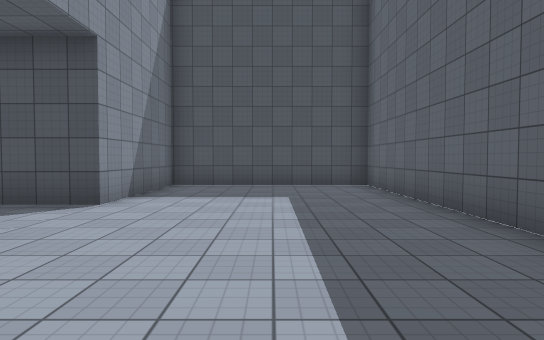
View 1 (above)

20 first-person views from a walk through a scene from a Unity 3-D project. The camera is 1.4 m above the floor, tilts 2° down and sees 75° across. The floor is counted in squares, 2 m on a side. Each view is taken from the middle of a square. On the plan, view 1 faces up. The plan holds only what a view shows up to about 11 squares ahead; the rest is blank. The place goes on beyond the plan. The player is left out. Surface patterns are stand-ins for the level's own textures.

View 2
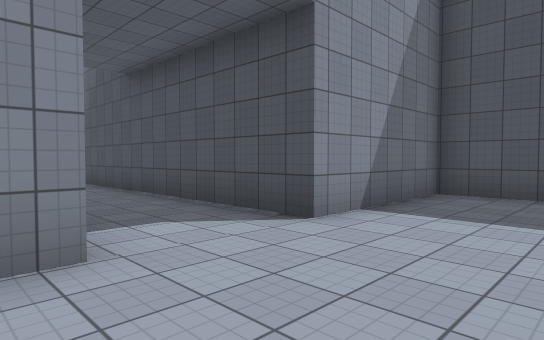

View 3
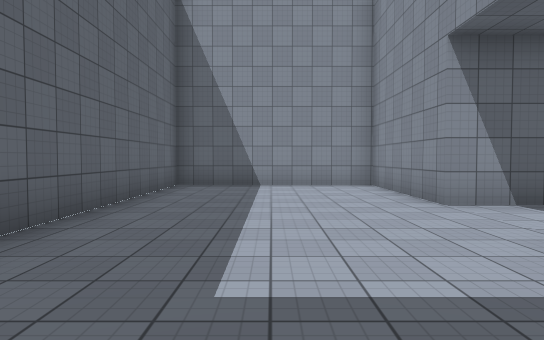

View 4
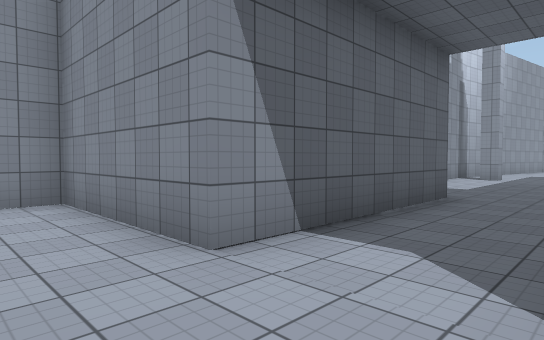

View 5
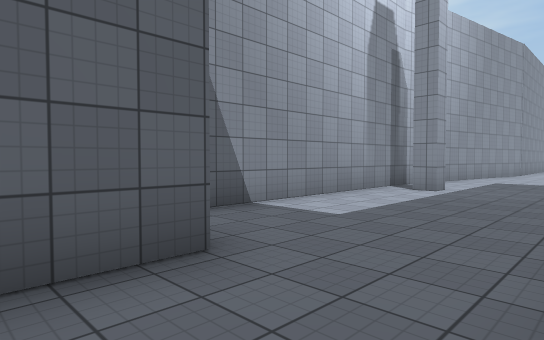

View 6
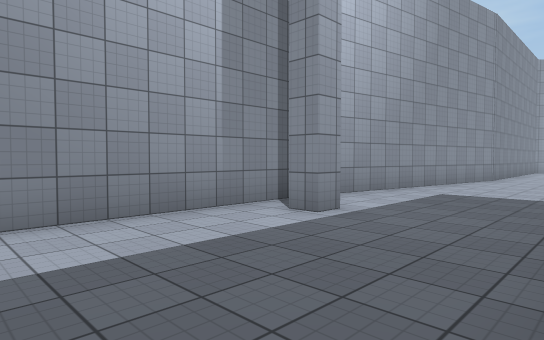

View 7
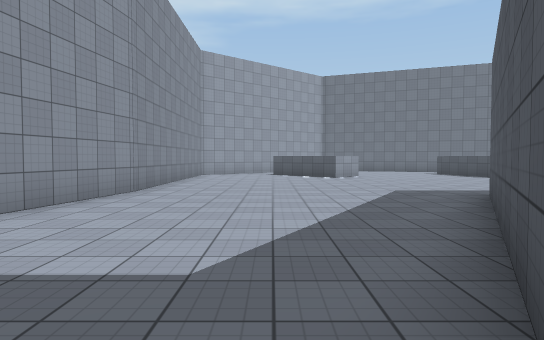

View 8
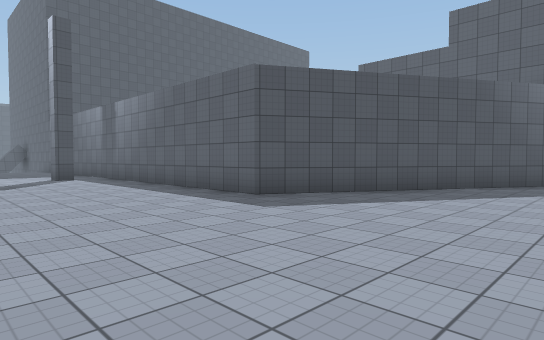

View 9
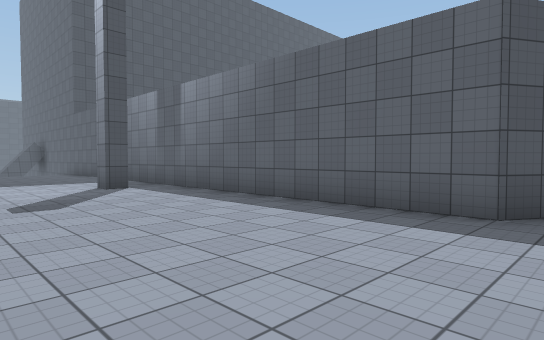

View 10
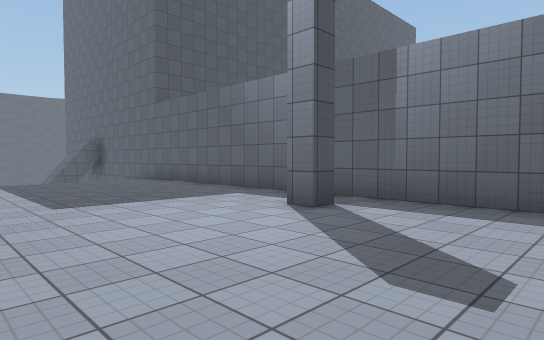

View 11
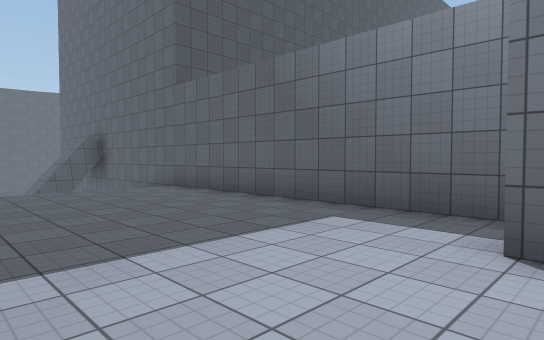

View 12
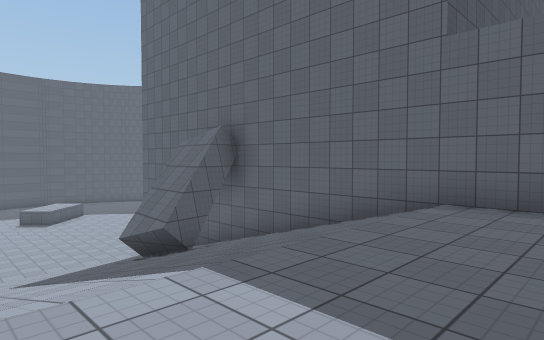

View 13
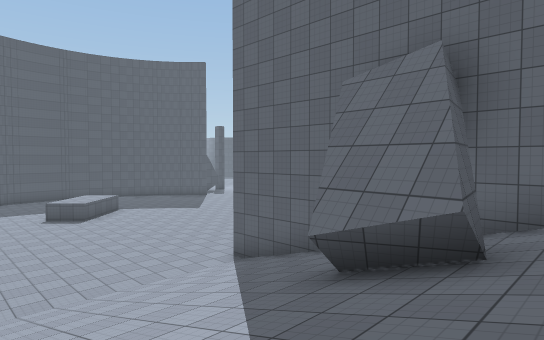

View 14
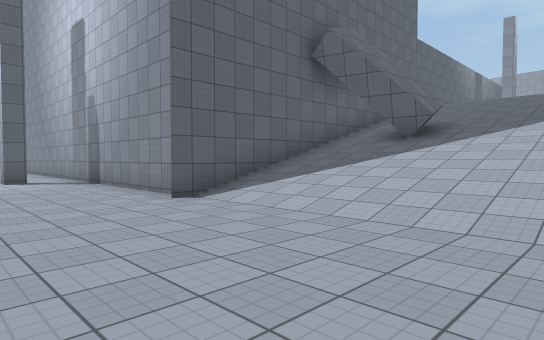

View 15
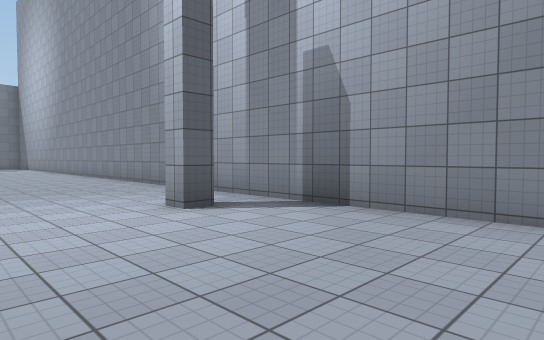

View 16
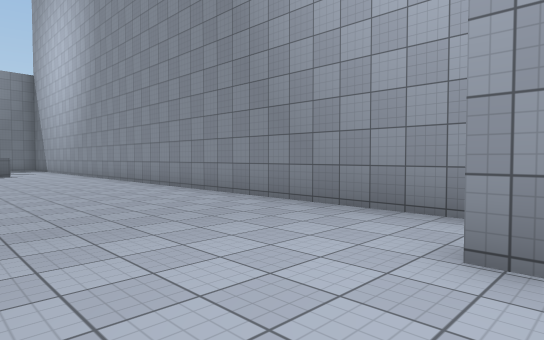

View 17
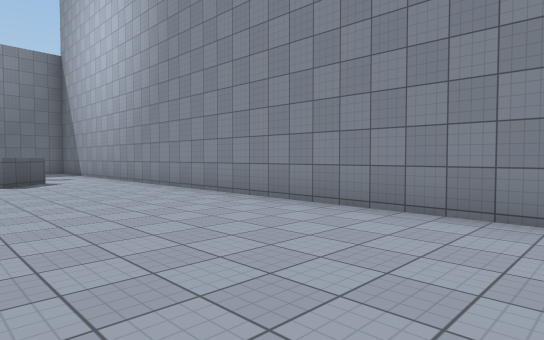

View 18
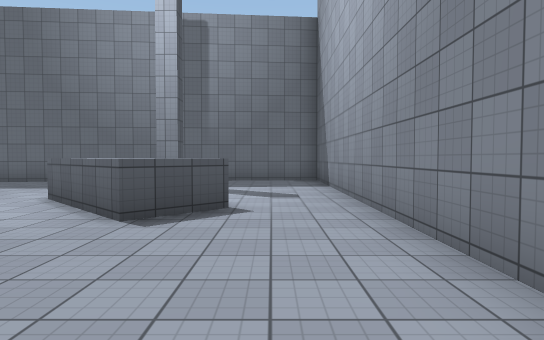

View 19
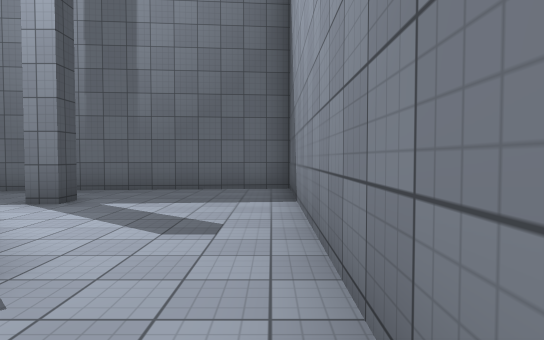

View 20
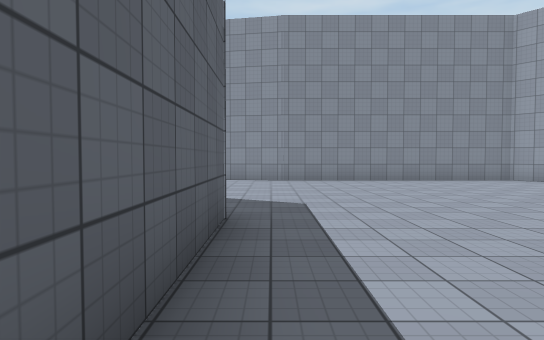

### Floor plan
Key: @ floor where view 1 was taken; # wall or solid block; . main floor; - floor 5.25 m lower than the main floor; / step, stairs or slope; ^ raised ledge.
Columns run from 27 left of view 1 to 6 right of it. Each row starts with its distance up from view 1.
 38  ----- --------------    --^^ ---#
 37 --------------------------^^^--#-#
 36 ---------------------------^-----#
 35 -----------#---------------------#
 34 ---------------------------------#
 33 //////############################
 32  /////#
 31  /////#
 30  /////#
 29  //##/#
 28  //##/#
 27 //////#
 26 //////#
 25 //////#
 24 //////#
 23 ......#
 22 ......#
 21  .....#
 20  .....#
 19  .....#
 18  .....#
 17 ......#
 16 ....#.#
 15 ......#
 14 ......#
 13 ......#
 12  .....#
 11  .....#
 10  .....#
  9  .....##                #######
  8  ......###              #.....#
  7 .........###            #.....#
  6 ...........##    ########.....#
  5 ..............................#
  4 ..............................#
  3 ..............................#
  2 #######......#......#####.....#
  1       #############     #.....#
  0                         #..@..#
 -1                         #######

Positions as (right, up) in squares from view 1, and headings:
1: (0, 0), facing up
2: (0, 2), facing up-left
3: (0, 8), facing down
4: (-1, 5), facing down-left
5: (-6, 5), facing down-left
6: (-10, 5), facing down-left
7: (-15, 5), facing left
8: (-26, 4), facing up-right
9: (-26, 8), facing up-right
10: (-27, 13), facing up-right
11: (-26, 16), facing up-right
12: (-27, 22), facing up-right
13: (-27, 27), facing up-right
14: (-27, 37), facing down-right
15: (-20, 38), facing down-right
16: (-16, 38), facing down-right
17: (-11, 38), facing down-right
18: (-5, 35), facing right
19: (-2, 34), facing right
20: (-22, 13), facing down
